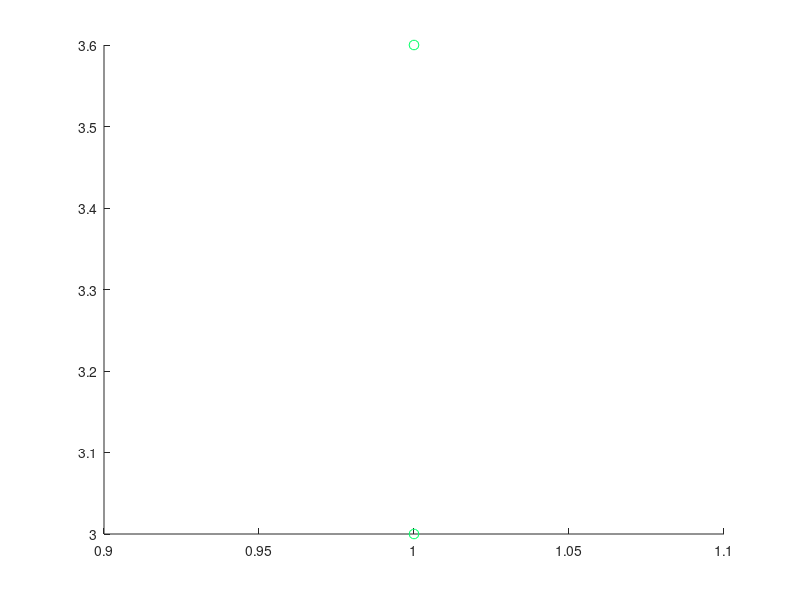

This chart was generated by the following MATLAB code: (Note: this script raises an error after producing the figure.)
SOL = 2.998e8;

UseLos = 0;
% Walls
L1 = [+0.0, +1.0, +5.3, 4.5];    % [A, B, C] -> Ax + By + C = 0
L2 = [+1.0, +0.0, +5.7, 4.5];    % [A, B, C] -> Ax + By + C = 0
L3 = [+0.0, +1.0, +0.0, 4.5];    % [A, B, C] -> Ax + By + C = 0
L4 = [+1.0, +0.0, +0.0, 4.5];    % [A, B, C] -> Ax + By + C = 0
% Obstacles
L5 = [+0.0, +1.0, +5.0, 10];    % [A, B, C] -> Ax + By + C = 0
L6 = [+0.0, +1.0, +0.7, 10];    % [A, B, C] -> Ax + By + C = 0
% Floor
L7 = [+0.0, +1.0, +0.0, 4.5];    % [A, B, C] -> Ax + By + C = 0
L8 = [+0.0, +1.0, +4.6, 4.5];    % [A, B, C] -> Ax + By + C = 0

walls = [L1; L2; L3; L4; L5; L6];
%walls = [0];
floor = [L7; L8];

n1 = 0;
n2 = 1;
if size(walls, 2) > 1
    n1 = [n1, zeros(1, size(walls, 1))];
    n2 = [n2, walls(:, 4)'];
end
if size(floor, 2) > 1
    n1 = [n1, zeros(1, size(floor, 1))];
    n2 = [n2, floor(:, 4)'];
end
n1 = n1 + 1;

n = 5;
cmap = hsv(n);
sigma = 0.4;
ds = linspace(sigma - 0.5*sigma, sigma + 0.5*sigma, n);
for fooo = 1:n
    sigma = 0.15;
    y1_ = 3.0;
    x1_ = 1.0;
    y2_ = 3.4;
    x2_ = 1.0;
    x1 = x1_;% + ds(fooo);
    x2 = x2_;% + ds(fooo);
    y1 = y1_;% + ds(fooo);
    y2 = y2_ + ds(fooo);



    Tx = [x1, y1, 0.85];    % [x, y, h] Transmitter
    Rx = [x2, y2, 0.85];    % [x, y, h] Receiever

    p = 0:0.1:7;

    figure(1);
    set(gcf, 'colormap', cmap);
    scatter(Tx(1), Tx(2), 50, fooo);
    hold on;
    scatter(Rx(1), Rx(2), 50, fooo);

    indc = 1;
    cosAngle = zeros(1, size(walls, 1));
    cosAngle(indc) = 0;
    aSq = 1; % len(1)^2;    

    ind = 1;
    len = zeros(1, size(walls, 1));
    len(ind) = norm(Rx - Tx);
    LOS = len(1);
    if size(walls, 2) > 1
        for L = walls'
            TxP = ProjectionPoint(Tx(1:2), L);
            RxP = ProjectionPoint(Rx(1:2), L);
            k = norm(RxP - Rx(1:2))/norm(TxP - Tx(1:2));
            l = norm(TxP - RxP);
            direction = (RxP - TxP)/l;
            %Reflection Point
            Rp = TxP + direction*(l/(k+1));
            path = norm(Tx(1:2) - Rp) + norm(Rp - Rx(1:2));
            ind = ind+1;
            len(ind) = path;
            [X, Y] = ToParamteric(L, p);
            %Angle
            b = norm(Tx(1:2) - Rp);
            c = norm(Rp - Rx(1:2));
            indc = indc+1;
            cosAngle(indc) = -(aSq - b^2 - c^2)/(4*b*c);

            plot(X, Y, 'k');
            scatter(Rp(1), Rp(2), 'r', 'filled');
            scatter(RxP(1), RxP(2), 'b', 'filled');
            scatter(TxP(1), TxP(2), 'b', 'filled');

        end
    end
    if size(floor, 2) > 1
        for L = floor'
            tx = [0.0, Tx(3)];
            los = sqrt(aSq);
            rx = [los, Rx(3)];

            TxP = ProjectionPoint(tx, L);
            RxP = ProjectionPoint(rx, L);
            k = norm(RxP - rx)/norm(TxP - tx);
            direction = (RxP - TxP)/len(1);
            %Reflection Point
            Rp = TxP + direction*(len(1)/(k+1));
            path = norm(tx - Rp) + norm(Rp - rx);
            ind = ind+1;
            len(ind) = path;
            %[X, Y] = ToParamteric(L, p);
            %Angle
            b = norm(Tx(1:2) - Rp);
            c = norm(Rp - Rx(1:2));
            indc = indc+1;
            cosAngle(indc) = -(aSq - b^2 - c^2)/(4*b*c);

        %    plot(X, Y, '--b');
        %    scatter(Rp(1), Rp(2), 'r', 'filled');
        end
    end
    %hold off;
    xlim([-0.1, 6.0]);
    ylim([-0.1, 5.5]);
    figure(2);
    set(gcf, 'colormap', cmap);
    hold on;
    pow0 = 1;
    alpha = 2;
    sinAngle = sqrt(1 - cosAngle.^2);


    %Snell's law
    sinAngle2 = sinAngle.*n1./n2;
    cosAngle2 = sqrt(1 - sinAngle2.^2);
    %Fresnel's formula
    Q = (n1.*cosAngle - n2.*cosAngle2)./(n1.*cosAngle + n2.*cosAngle2);
    Q(1) = 1; % LOS
    
    powDecay = (Q.^2).*pow0;
    powDecay = powDecay./(len.^(alpha));
    
    time = len/SOL*1e9;
    powDecay(1) = 0; % LOS
    %scatter(time, powDecay);

    maxval = max(powDecay);
    powDecay = powDecay./maxval;
    plot(time, powDecay, 'o', 'color', cmap(fooo,:))
    hold on;
    maxval = max([h14(:,2); h13(:,2); h23(:,2); h24(:,2)]);
    ex1_time = h14(:,1);
    ex1_ampl = h14(:,2);
    ex1_ampl = ex1_ampl./maxval;
    plot(ex1_time, ex1_ampl, 'xr');
    ex1_time = h13(:,1);
    ex1_ampl = h13(:,2);
    ex1_ampl = ex1_ampl./maxval;
    plot(ex1_time, ex1_ampl, 'xg');
    ex1_time = h24(:,1);
    ex1_ampl = h24(:,2);
    ex1_ampl = ex1_ampl./maxval;
    plot(ex1_time, ex1_ampl, 'xb');
    ex1_time = h23(:,1);
    ex1_ampl = h23(:,2);
    ex1_ampl = ex1_ampl./maxval;
    plot(ex1_time, ex1_ampl, 'xk');
    hold off;

    drawnow;
    hold off;
end

